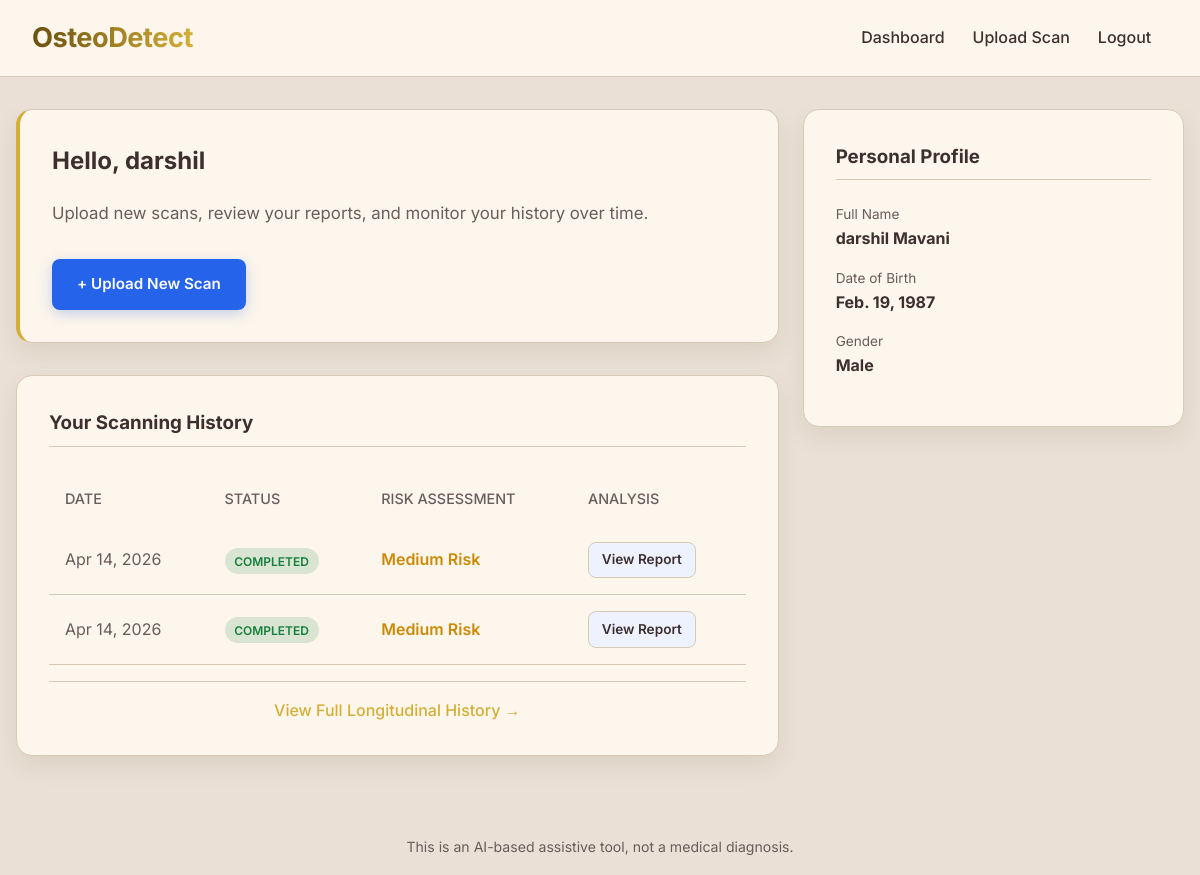
Screenshot of / (signed in) with the database file from the repository.
### accounts/models.py (models this page shows, shortened)
class User(AbstractUser):
    role = models.CharField(max_length=50, choices=[('DOCTOR', 'Doctor'), ('PATIENT', 'Patient'), ('ADMIN', 'Admin')], default='DOCTOR')
    hospital_name = models.CharField(max_length=255, blank=True, null=True)

### diagnostics/models.py (models this page shows, shortened)
class DiagnosisRecord(models.Model):
    class Status(models.TextChoices):
        PENDING = 'PENDING', 'Pending Analysis'
        PROCESSING = 'PROCESSING', 'Processing'
        COMPLETED = 'COMPLETED', 'Completed'
        FAILED = 'FAILED', 'Failed'
    class RiskLevel(models.TextChoices):
        LOW = 'LOW', 'Low Risk'
        MEDIUM = 'MEDIUM', 'Medium Risk'
        HIGH = 'HIGH', 'High Risk'
    id = models.UUIDField(primary_key=True, default=uuid.uuid4, editable=False)
    patient = models.ForeignKey(Patient, on_delete=models.CASCADE, related_name='diagnoses')
    doctor = models.ForeignKey(settings.AUTH_USER_MODEL, on_delete=models.SET_NULL, null=True)
    xray_image = models.ImageField(upload_to='xrays/')
    identifier_1 = models.CharField(max_length=100, blank=True, null=True)
    spine_scandate = models.DateField(blank=True, null=True)
    spine_bmd = models.FloatField(blank=True, null=True)
    spine_tscore = models.FloatField(blank=True, null=True)
    hip_scandate = models.DateField(blank=True, null=True)
    hip_bmd = models.FloatField(blank=True, null=True)
    hip_tscore = models.FloatField(blank=True, null=True)
    hipneck_scandate = models.DateField(blank=True, null=True)
    hipneck_bmd = models.FloatField(blank=True, null=True)
    hipneck_tscore = models.FloatField(blank=True, null=True)
    birthdate = models.DateField(blank=True, null=True)
    age_category = models.CharField(max_length=50, blank=True, null=True)
    height = models.FloatField(blank=True, null=True)
    menopause_year = models.IntegerField(blank=True, null=True)
    smoking_status = models.CharField(max_length=50, blank=True, null=True)
    physical_activity_leval = models.CharField(max_length=50, blank=True, null=True)
    diet_plan = models.CharField(max_length=50, blank=True, null=True)
    alcohol_intake = models.CharField(max_length=50, blank=True, null=True)
    pred_class = models.CharField(max_length=50, blank=True, null=True)
    confidence_score = models.FloatField(blank=True, null=True)
    risk_level = models.CharField(max_length=20, choices=RiskLevel.choices, blank=True, null=True)
    heatmap_image = models.ImageField(upload_to='heatmaps/', blank=True, null=True)
    status = models.CharField(max_length=20, choices=Status.choices, default=Status.PENDING)
    error_message = models.TextField(blank=True, null=True)
    created_at = models.DateTimeField(auto_now_add=True)
    updated_at = models.DateTimeField(auto_now=True)
    class Meta:
        ordering = ['-created_at']
        indexes = [
            models.Index(fields=['patient', 'created_at']),
            models.Index(fields=['status']),
        ]

### patients/models.py (models this page shows, shortened)
class Patient(models.Model):
    id = models.UUIDField(primary_key=True, default=uuid.uuid4, editable=False)
    user = models.OneToOneField(settings.AUTH_USER_MODEL, on_delete=models.CASCADE, related_name='patient_profile', null=True, blank=True)
    created_by = models.ForeignKey(settings.AUTH_USER_MODEL, on_delete=models.CASCADE, related_name='created_patients')
    first_name = models.CharField(max_length=100)
    last_name = models.CharField(max_length=100)
    date_of_birth = models.DateField()
    gender = models.CharField(max_length=20, choices=[('M', 'Male'), ('F', 'Female'), ('O', 'Other')])
    contact_info = models.CharField(max_length=255, blank=True)
    baseline_calcium_intake = models.CharField(max_length=50, default='Unknown')
    medical_history_notes = models.TextField(blank=True, null=True)
    created_at = models.DateTimeField(auto_now_add=True)
    updated_at = models.DateTimeField(auto_now=True)
    class Meta:
        indexes = [
            models.Index(fields=['id']),
            models.Index(fields=['created_by']),
        ]

### diagnostics/views.py (the view)
# urls.py: path('', DashboardView.as_view(), name='dashboard'),
class DashboardView(LoginRequiredMixin, TemplateView):
    def get_template_names(self):
        if self.request.user.role == 'PATIENT':
            return ['diagnostics/patient_dashboard.html']
        return ['diagnostics/home.html']
    def get_context_data(self, **kwargs):
        context = super().get_context_data(**kwargs)
        user = self.request.user
        search_query = self.request.GET.get('q', '').strip()
        risk_filter = self.request.GET.get('risk', '').strip()
        context['ml_service_online'] = MLClient.health_check()
        context['search_query'] = search_query
        context['risk_filter'] = risk_filter
        if user.role == 'DOCTOR':
            patients_qs = Patient.objects.all().order_by('-created_at')
            diagnoses_qs = DiagnosisRecord.objects.select_related('patient', 'doctor').all().order_by('-created_at')
            if search_query:
                patients_qs = patients_qs.filter(
                    Q(first_name__icontains=search_query) | Q(last_name__icontains=search_query)
                )
                diagnoses_qs = diagnoses_qs.filter(
                    Q(patient__first_name__icontains=search_query)
                    | Q(patient__last_name__icontains=search_query)
                )
            if risk_filter in {'LOW', 'MEDIUM', 'HIGH'}:
                diagnoses_qs = diagnoses_qs.filter(risk_level=risk_filter)
            context['patients'] = patients_qs[:10]
            context['recent_diagnoses'] = diagnoses_qs[:10]
        elif user.role == 'PATIENT':
            try:
                patient_profile = user.patient_profile
                context['patient'] = patient_profile
                context['recent_diagnoses'] = DiagnosisRecord.objects.filter(patient=patient_profile).order_by('-created_at')[:5]
            except getattr(Patient, 'DoesNotExist', Exception):
                context['patient'] = None
                context['recent_diagnoses'] = []
        else:
            context['patients'] = Patient.objects.all().order_by('-created_at')[:5]
            context['recent_diagnoses'] = DiagnosisRecord.objects.all().order_by('-created_at')[:5]
        return context

### diagnostics/services/ml_client.py (called while the page is built)
    @staticmethod
    def health_check():
        try:
            response = requests.get(f"{ML_SERVICE_URL}/health", timeout=2)
            if response.status_code != 200:
                return False
            payload = response.json()
            return bool(payload.get('status') == 'healthy' and payload.get('model_loaded'))
        except Exception:
            return False

### templates/diagnostics/patient_dashboard.html
{% extends 'base.html' %}
{% block content %}
<div class="page-grid">
    <div>
        <div class="card" style="border-left: 4px solid var(--highlight-color);">
            <h2 style="margin-top: 0;">Hello, {{ user.first_name }}</h2>
            <p style="color: var(--text-muted); font-size: 1.05rem;">Upload new scans, review your reports, and monitor your history over time.</p>
            <a href="{% url 'diagnosis_create' %}" class="btn btn-primary" style="margin-top: 1rem;">+ Upload New Scan</a>
        </div>
        <div class="card">
            <h3 style="margin-top: 0; margin-bottom: 1.5rem; border-bottom: 1px solid var(--border-color); padding-bottom: 0.5rem;">Your Scanning History</h3>
            {% if recent_diagnoses %}
                <div style="overflow-x: auto;">
                <table style="width: 100%; text-align: left; border-collapse: separate; border-spacing: 0;">
                    <thead>
                        <tr>
                            <th style="padding: 1rem; color: var(--text-muted); font-weight: 500; font-size: 0.9rem; text-transform: uppercase;">Date</th>
                            <th style="padding: 1rem; color: var(--text-muted); font-weight: 500; font-size: 0.9rem; text-transform: uppercase;">Status</th>
                            <th style="padding: 1rem; color: var(--text-muted); font-weight: 500; font-size: 0.9rem; text-transform: uppercase;">Risk Assessment</th>
                            <th style="padding: 1rem; color: var(--text-muted); font-weight: 500; font-size: 0.9rem; text-transform: uppercase;">Analysis</th>
                        </tr>
                    </thead>
                    <tbody>
                        {% for record in recent_diagnoses %}
                        <tr>
                            <td style="padding: 1rem; border-bottom: 1px solid var(--border-color); color: var(--text-muted);">{{ record.created_at|date:"M d, Y" }}</td>
                            <td style="padding: 1rem; border-bottom: 1px solid var(--border-color);">
                                <span style="font-size: 0.75rem; padding: 0.35rem 0.6rem; border-radius: 20px; background-color: {% if record.status == 'COMPLETED' %}rgba(21,128,61,0.15){% else %}rgba(185,28,28,0.15){% endif %}; color: {% if record.status == 'COMPLETED' %}var(--success){% else %}var(--danger){% endif %}; font-weight: 600;">
                                    {{ record.status }}
                                </span>
                            </td>
                            <td style="padding: 1rem; border-bottom: 1px solid var(--border-color);">
                                {% if record.risk_level == 'HIGH' %}<span style="color: var(--danger); font-weight: 600;">High Risk</span>
                                {% elif record.risk_level == 'MEDIUM' %}<span style="color: var(--warning); font-weight: 600;">Medium Risk</span>
                                {% elif record.risk_level == 'LOW' %}<span style="color: var(--highlight-color); font-weight: 600;">Low Risk</span>
                                {% else %}<span style="color: var(--text-muted);">Pending</span>{% endif %}
                            </td>
                            <td style="padding: 1rem; border-bottom: 1px solid var(--border-color);">
                                <a href="{% url 'diagnosis_detail' record.id %}" class="btn btn-secondary" style="padding: 0.4rem 0.8rem; font-size: 0.85rem;">View Report</a>
                            </td>
                        </tr>
                        {% endfor %}
                    </tbody>
                </table>
                </div>
                {% if patient %}
                <div style="margin-top: 1rem; border-top: 1px solid var(--border-color); padding-top: 1rem; text-align: center;">
                    <a href="{% url 'patient_history' patient.id %}" style="color: var(--highlight-color); text-decoration: none; font-weight: 500;">View Full Longitudinal History &rarr;</a>
                </div>
                {% endif %}
            {% else %}
                <p style="color: var(--text-muted); font-style: italic; background: #fff; padding: 1.5rem; border-radius: 8px; text-align: center;">You have not uploaded any diagnosis records yet.</p>
            {% endif %}
        </div>
    </div>
    <div>
        <div class="card">
            <h3 style="margin-top: 0; margin-bottom: 1.5rem; border-bottom: 1px solid var(--border-color); padding-bottom: 0.5rem;">Personal Profile</h3>
            {% if patient %}
            <div style="margin-bottom: 1rem;">
                <span style="color: var(--text-muted); display: block; font-size: 0.85rem;">Full Name</span>
                <strong>{{ patient.first_name }} {{ patient.last_name }}</strong>
            </div>
            <div style="margin-bottom: 1rem;">
                <span style="color: var(--text-muted); display: block; font-size: 0.85rem;">Date of Birth</span>
                <strong>{{ patient.date_of_birth }}</strong>
            </div>
            <div style="margin-bottom: 1rem;">
                <span style="color: var(--text-muted); display: block; font-size: 0.85rem;">Gender</span>
                <strong>{{ patient.get_gender_display }}</strong>
            </div>
            {% else %}
            <p style="color: var(--text-muted);">Profile verification pending.</p>
            {% endif %}
        </div>
    </div>
</div>
{% endblock %}

### templates/base.html (style rules this page uses)
:root { --bg-color: #eae0d5; --surface-color: #fdf6ec; --border-color: #d8c9b7; --highlight-color: #d4af37; --text-color: #3e2f2f; --text-muted: #6a5c5c; --btn-primary: #2563eb; --btn-primary-hover: #1d4ed8; --btn-success: #16a34a; --btn-success-hover: #15803d; --btn-secondary: #eef2ff; --btn-secondary-hover: #dbeafe; --danger: #b91c1c; --success: #15803d; --warning: #ca8a04; }
* { box-sizing: border-box; max-width: 100%; }
html { overflow-x: hidden; overscroll-behavior: none; background: var(--bg-color); }
body { font-family: 'Inter', sans-serif; background: var(--bg-color); color: var(--text-color); margin: 0; padding: 0; line-height: 1.6; min-height: 100dvh; width: 100%; overflow-x: hidden; overscroll-behavior: none; }
.page-grid { display: grid; grid-template-columns: 2fr 1fr; gap: 1.5rem; width: 100%; min-width: 0; }
.card { background: var(--surface-color); border: 1px solid var(--border-color); border-radius: 16px; padding: 2rem; box-shadow: 0 10px 24px rgba(66, 41, 6, 0.08); margin-bottom: 2rem; transition: transform 0.3s ease, box-shadow 0.3s ease; }
.btn { display: inline-block; padding: 0.75rem 1.5rem; border-radius: 8px; text-decoration: none; font-weight: 600; cursor: pointer; border: 1px solid transparent; transition: all 0.3s ease; font-size: 0.95rem; text-align: center; }
.btn-primary { background: var(--btn-primary); color: white; box-shadow: 0 4px 14px rgba(37, 99, 235, 0.25); }
.btn-secondary { background-color: var(--btn-secondary); color: var(--text-color); border: 1px solid var(--border-color); }

### rows the page displays
User: first_name "darshil"
DiagnosisRecord: created_at "Apr 14, 2026", status "COMPLETED", risk_level "Medium Risk"
DiagnosisRecord: created_at "Apr 14, 2026", status "COMPLETED", risk_level "Medium Risk"
Patient: first_name "darshil", last_name "Mavani", date_of_birth "Feb. 19, 1987", gender "Male"
